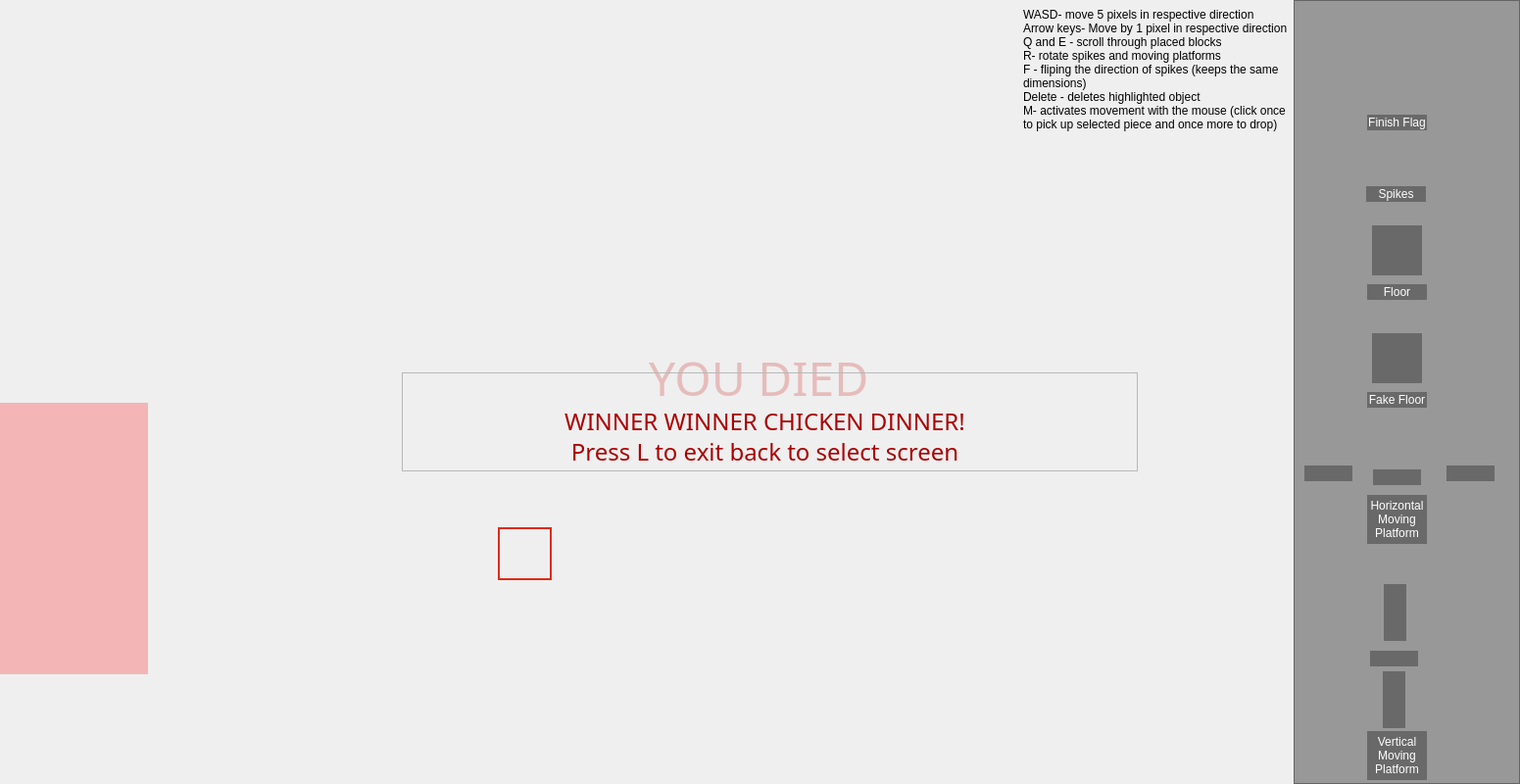
<?xml version="1.0" encoding="UTF-8"?>
<ui version="4.0">
 <class>MainWindow</class>
 <widget class="QMainWindow" name="MainWindow">
  <property name="geometry">
   <rect>
    <x>0</x>
    <y>0</y>
    <width>1551</width>
    <height>800</height>
   </rect>
  </property>
  <property name="windowTitle">
   <string>Maze</string>
  </property>
  <property name="styleSheet">
   <string notr="true"/>
  </property>
  <widget class="QWidget" name="centralwidget">
   <widget class="QLabel" name="lbl_player">
    <property name="geometry">
     <rect>
      <x>40</x>
      <y>585</y>
      <width>51</width>
      <height>101</height>
     </rect>
    </property>
    <property name="text">
     <string/>
    </property>
    <property name="pixmap">
     <pixmap>../../images/friend.png</pixmap>
    </property>
   </widget>
   <widget class="QLabel" name="lbl_plat">
    <property name="geometry">
     <rect>
      <x>0</x>
      <y>687</y>
      <width>151</width>
      <height>51</height>
     </rect>
    </property>
    <property name="text">
     <string/>
    </property>
    <property name="pixmap">
     <pixmap>../../images/floor.png</pixmap>
    </property>
   </widget>
   <widget class="QLabel" name="lbl_dead">
    <property name="geometry">
     <rect>
      <x>470</x>
      <y>340</y>
      <width>621</width>
      <height>91</height>
     </rect>
    </property>
    <property name="font">
     <font>
      <family>Matura MT Script Capitals</family>
      <pointsize>36</pointsize>
      <italic>false</italic>
      <bold>false</bold>
     </font>
    </property>
    <property name="styleSheet">
     <string notr="true">color: qlineargradient(spread:pad, x1:0, y1:0, x2:1, y2:1, stop:0 rgba(200, 6, 0, 55), stop:1 rgba(200, 6, 0, 55));
font: 36pt &quot;Matura MT Script Capitals&quot;;</string>
    </property>
    <property name="text">
     <string>YOU DIED </string>
    </property>
    <property name="alignment">
     <set>Qt::AlignCenter</set>
    </property>
   </widget>
   <widget class="QFrame" name="lbl_winner">
    <property name="geometry">
     <rect>
      <x>410</x>
      <y>380</y>
      <width>751</width>
      <height>101</height>
     </rect>
    </property>
    <property name="frameShape">
     <enum>QFrame::StyledPanel</enum>
    </property>
    <property name="frameShadow">
     <enum>QFrame::Raised</enum>
    </property>
    <widget class="QLabel" name="lbl_1">
     <property name="geometry">
      <rect>
       <x>-10</x>
       <y>40</y>
       <width>761</width>
       <height>20</height>
      </rect>
     </property>
     <property name="font">
      <font>
       <family>Bahnschrift SemiCondensed</family>
       <pointsize>18</pointsize>
       <italic>false</italic>
       <bold>false</bold>
      </font>
     </property>
     <property name="styleSheet">
      <string notr="true">color: rgb(170, 0, 0);
font: 18pt &quot;Bahnschrift SemiCondensed&quot;;</string>
     </property>
     <property name="text">
      <string>WINNER WINNER CHICKEN DINNER!</string>
     </property>
     <property name="alignment">
      <set>Qt::AlignCenter</set>
     </property>
    </widget>
    <widget class="QLabel" name="lbl_2">
     <property name="geometry">
      <rect>
       <x>-10</x>
       <y>70</y>
       <width>761</width>
       <height>21</height>
      </rect>
     </property>
     <property name="font">
      <font>
       <family>Bahnschrift SemiCondensed</family>
       <pointsize>18</pointsize>
       <italic>false</italic>
       <bold>false</bold>
      </font>
     </property>
     <property name="styleSheet">
      <string notr="true">color: rgb(170, 0, 0);
font: 18pt &quot;Bahnschrift SemiCondensed&quot;;</string>
     </property>
     <property name="text">
      <string>Press L to exit back to select screen</string>
     </property>
     <property name="alignment">
      <set>Qt::AlignCenter</set>
     </property>
    </widget>
    <zorder>lbl_2</zorder>
    <zorder>lbl_1</zorder>
   </widget>
   <widget class="QFrame" name="toobox">
    <property name="geometry">
     <rect>
      <x>1320</x>
      <y>0</y>
      <width>231</width>
      <height>800</height>
     </rect>
    </property>
    <property name="styleSheet">
     <string notr="true">background-color: rgba(54, 54, 54, 120);</string>
    </property>
    <property name="frameShape">
     <enum>QFrame::StyledPanel</enum>
    </property>
    <property name="frameShadow">
     <enum>QFrame::Raised</enum>
    </property>
    <widget class="QPushButton" name="btn_piece">
     <property name="geometry">
      <rect>
       <x>80</x>
       <y>20</y>
       <width>51</width>
       <height>91</height>
      </rect>
     </property>
     <property name="text">
      <string/>
     </property>
     <property name="flat">
      <bool>true</bool>
     </property>
    </widget>
    <widget class="QLabel" name="lbl_win_2">
     <property name="geometry">
      <rect>
       <x>80</x>
       <y>20</y>
       <width>49</width>
       <height>91</height>
      </rect>
     </property>
     <property name="styleSheet">
      <string notr="true">background-color: rgba(255, 255, 255, 0);</string>
     </property>
     <property name="text">
      <string/>
     </property>
     <property name="pixmap">
      <pixmap>../../images/flagpole.png</pixmap>
     </property>
    </widget>
    <widget class="QLabel" name="lbl_platk">
     <property name="geometry">
      <rect>
       <x>70</x>
       <y>160</y>
       <width>71</width>
       <height>16</height>
      </rect>
     </property>
     <property name="styleSheet">
      <string notr="true">background-color: rgba(255, 255, 255, 0);</string>
     </property>
     <property name="text">
      <string/>
     </property>
     <property name="pixmap">
      <pixmap>../../images/spikes_u.png</pixmap>
     </property>
    </widget>
    <widget class="QPushButton" name="btn_piece_2">
     <property name="geometry">
      <rect>
       <x>70</x>
       <y>160</y>
       <width>71</width>
       <height>16</height>
      </rect>
     </property>
     <property name="text">
      <string/>
     </property>
     <property name="flat">
      <bool>true</bool>
     </property>
    </widget>
    <widget class="QLabel" name="lbl_out">
     <property name="geometry">
      <rect>
       <x>75</x>
       <y>117</y>
       <width>61</width>
       <height>16</height>
      </rect>
     </property>
     <property name="styleSheet">
      <string notr="true">color:rgb(255, 255, 255)</string>
     </property>
     <property name="text">
      <string>Finish Flag</string>
     </property>
     <property name="alignment">
      <set>Qt::AlignCenter</set>
     </property>
    </widget>
    <widget class="QLabel" name="lbl_plat_2">
     <property name="geometry">
      <rect>
       <x>80</x>
       <y>230</y>
       <width>51</width>
       <height>51</height>
      </rect>
     </property>
     <property name="text">
      <string/>
     </property>
     <property name="pixmap">
      <pixmap>../../images/floor.png</pixmap>
     </property>
    </widget>
    <widget class="QPushButton" name="btn_piece_3">
     <property name="geometry">
      <rect>
       <x>80</x>
       <y>230</y>
       <width>51</width>
       <height>51</height>
      </rect>
     </property>
     <property name="text">
      <string/>
     </property>
     <property name="flat">
      <bool>true</bool>
     </property>
    </widget>
    <widget class="QPushButton" name="btn_piece_4">
     <property name="geometry">
      <rect>
       <x>80</x>
       <y>340</y>
       <width>51</width>
       <height>51</height>
      </rect>
     </property>
     <property name="text">
      <string/>
     </property>
     <property name="flat">
      <bool>true</bool>
     </property>
    </widget>
    <widget class="QLabel" name="lbl_fplat">
     <property name="geometry">
      <rect>
       <x>80</x>
       <y>340</y>
       <width>51</width>
       <height>51</height>
      </rect>
     </property>
     <property name="text">
      <string/>
     </property>
     <property name="pixmap">
      <pixmap>../../images/fake_floor.png</pixmap>
     </property>
    </widget>
    <widget class="QLabel" name="lbl_plath">
     <property name="geometry">
      <rect>
       <x>81</x>
       <y>479</y>
       <width>49</width>
       <height>16</height>
      </rect>
     </property>
     <property name="text">
      <string/>
     </property>
     <property name="pixmap">
      <pixmap>../../images/moving_platform.png</pixmap>
     </property>
     <property name="scaledContents">
      <bool>true</bool>
     </property>
    </widget>
    <widget class="QPushButton" name="btn_piece_5">
     <property name="geometry">
      <rect>
       <x>79</x>
       <y>476</y>
       <width>51</width>
       <height>15</height>
      </rect>
     </property>
     <property name="text">
      <string/>
     </property>
     <property name="flat">
      <bool>true</bool>
     </property>
    </widget>
    <widget class="QPushButton" name="btn_piece_6">
     <property name="geometry">
      <rect>
       <x>80</x>
       <y>666</y>
       <width>48</width>
       <height>16</height>
      </rect>
     </property>
     <property name="text">
      <string/>
     </property>
     <property name="flat">
      <bool>true</bool>
     </property>
    </widget>
    <widget class="QLabel" name="lbl_platv">
     <property name="geometry">
      <rect>
       <x>78</x>
       <y>664</y>
       <width>49</width>
       <height>16</height>
      </rect>
     </property>
     <property name="text">
      <string/>
     </property>
     <property name="pixmap">
      <pixmap>../../images/moving_platform.png</pixmap>
     </property>
     <property name="scaledContents">
      <bool>true</bool>
     </property>
    </widget>
    <widget class="QLabel" name="lbl_out_2">
     <property name="geometry">
      <rect>
       <x>74</x>
       <y>190</y>
       <width>61</width>
       <height>16</height>
      </rect>
     </property>
     <property name="styleSheet">
      <string notr="true">color:rgb(255, 255, 255)</string>
     </property>
     <property name="text">
      <string>Spikes</string>
     </property>
     <property name="alignment">
      <set>Qt::AlignCenter</set>
     </property>
    </widget>
    <widget class="QLabel" name="lbl_out_3">
     <property name="geometry">
      <rect>
       <x>75</x>
       <y>290</y>
       <width>61</width>
       <height>16</height>
      </rect>
     </property>
     <property name="styleSheet">
      <string notr="true">color:rgb(255, 255, 255)</string>
     </property>
     <property name="text">
      <string>Floor</string>
     </property>
     <property name="alignment">
      <set>Qt::AlignCenter</set>
     </property>
    </widget>
    <widget class="QLabel" name="lbl_out_4">
     <property name="geometry">
      <rect>
       <x>75</x>
       <y>400</y>
       <width>61</width>
       <height>16</height>
      </rect>
     </property>
     <property name="styleSheet">
      <string notr="true">color:rgb(255, 255, 255)</string>
     </property>
     <property name="text">
      <string>Fake Floor</string>
     </property>
     <property name="alignment">
      <set>Qt::AlignCenter</set>
     </property>
    </widget>
    <widget class="QLabel" name="lbl_out_5">
     <property name="geometry">
      <rect>
       <x>11</x>
       <y>475</y>
       <width>49</width>
       <height>16</height>
      </rect>
     </property>
     <property name="styleSheet">
      <string notr="true">background-color: rbga(69,69,69,0)</string>
     </property>
     <property name="text">
      <string/>
     </property>
     <property name="pixmap">
      <pixmap>../../images/arrow4.png</pixmap>
     </property>
    </widget>
    <widget class="QLabel" name="lbl_out_6">
     <property name="geometry">
      <rect>
       <x>156</x>
       <y>475</y>
       <width>49</width>
       <height>16</height>
      </rect>
     </property>
     <property name="styleSheet">
      <string notr="true">background-color: rbga(69,69,69,0)</string>
     </property>
     <property name="text">
      <string/>
     </property>
     <property name="pixmap">
      <pixmap>../../images/arrow2.png</pixmap>
     </property>
    </widget>
    <widget class="QLabel" name="lbl_out_7">
     <property name="geometry">
      <rect>
       <x>75</x>
       <y>505</y>
       <width>61</width>
       <height>50</height>
      </rect>
     </property>
     <property name="styleSheet">
      <string notr="true">color:rgb(255, 255, 255)</string>
     </property>
     <property name="text">
      <string>Horizontal Moving Platform</string>
     </property>
     <property name="alignment">
      <set>Qt::AlignCenter</set>
     </property>
     <property name="wordWrap">
      <bool>true</bool>
     </property>
    </widget>
    <widget class="QLabel" name="lbl_out_9">
     <property name="geometry">
      <rect>
       <x>92</x>
       <y>596</y>
       <width>23</width>
       <height>58</height>
      </rect>
     </property>
     <property name="styleSheet">
      <string notr="true">background-color: rbga(69,69,69,0)</string>
     </property>
     <property name="text">
      <string/>
     </property>
     <property name="pixmap">
      <pixmap>../../images/arrow1.png</pixmap>
     </property>
    </widget>
    <widget class="QLabel" name="lbl_out_10">
     <property name="geometry">
      <rect>
       <x>91</x>
       <y>685</y>
       <width>23</width>
       <height>58</height>
      </rect>
     </property>
     <property name="styleSheet">
      <string notr="true">background-color: rbga(69,69,69,0)</string>
     </property>
     <property name="text">
      <string/>
     </property>
     <property name="pixmap">
      <pixmap>../../images/arrow3.png</pixmap>
     </property>
    </widget>
    <widget class="QLabel" name="lbl_out_8">
     <property name="geometry">
      <rect>
       <x>75</x>
       <y>746</y>
       <width>61</width>
       <height>50</height>
      </rect>
     </property>
     <property name="styleSheet">
      <string notr="true">color:rgb(255, 255, 255)</string>
     </property>
     <property name="text">
      <string>Vertical Moving Platform</string>
     </property>
     <property name="alignment">
      <set>Qt::AlignCenter</set>
     </property>
     <property name="wordWrap">
      <bool>true</bool>
     </property>
    </widget>
    <zorder>lbl_platv</zorder>
    <zorder>btn_piece_6</zorder>
    <zorder>lbl_platk</zorder>
    <zorder>lbl_win_2</zorder>
    <zorder>btn_piece</zorder>
    <zorder>btn_piece_2</zorder>
    <zorder>lbl_out</zorder>
    <zorder>lbl_plat_2</zorder>
    <zorder>btn_piece_3</zorder>
    <zorder>lbl_fplat</zorder>
    <zorder>btn_piece_4</zorder>
    <zorder>lbl_plath</zorder>
    <zorder>btn_piece_5</zorder>
    <zorder>lbl_out_2</zorder>
    <zorder>lbl_out_3</zorder>
    <zorder>lbl_out_4</zorder>
    <zorder>lbl_out_5</zorder>
    <zorder>lbl_out_6</zorder>
    <zorder>lbl_out_7</zorder>
    <zorder>lbl_out_9</zorder>
    <zorder>lbl_out_10</zorder>
    <zorder>lbl_out_8</zorder>
   </widget>
   <widget class="QLabel" name="red">
    <property name="geometry">
     <rect>
      <x>0</x>
      <y>411</y>
      <width>151</width>
      <height>277</height>
     </rect>
    </property>
    <property name="styleSheet">
     <string notr="true">background-color: rgba(255, 0, 0, 62);</string>
    </property>
    <property name="text">
     <string/>
    </property>
   </widget>
   <widget class="QLabel" name="label_16">
    <property name="geometry">
     <rect>
      <x>0</x>
      <y>0</y>
      <width>1601</width>
      <height>801</height>
     </rect>
    </property>
    <property name="maximumSize">
     <size>
      <width>1601</width>
      <height>801</height>
     </size>
    </property>
    <property name="text">
     <string notr="true"/>
    </property>
    <property name="pixmap">
     <pixmap>../../images/sky.png</pixmap>
    </property>
   </widget>
   <widget class="QLabel" name="lbl_plat_3">
    <property name="geometry">
     <rect>
      <x>510</x>
      <y>540</y>
      <width>51</width>
      <height>51</height>
     </rect>
    </property>
    <property name="text">
     <string/>
    </property>
    <property name="pixmap">
     <pixmap>../../images/floor.png</pixmap>
    </property>
   </widget>
   <widget class="QLabel" name="tip">
    <property name="geometry">
     <rect>
      <x>1044</x>
      <y>0</y>
      <width>277</width>
      <height>142</height>
     </rect>
    </property>
    <property name="focusPolicy">
     <enum>Qt::NoFocus</enum>
    </property>
    <property name="text">
     <string>WASD- move 5 pixels in respective direction       Arrow keys- Move by 1 pixel in respective direction      Q and E - scroll through placed blocks                                                                                R- rotate spikes and moving platforms                                                                        F - fliping the direction of spikes (keeps the same dimensions)                                                       Delete - deletes highlighted object                                                  M- activates movement with the mouse (click once to pick up selected piece and once more to drop)</string>
    </property>
    <property name="wordWrap">
     <bool>true</bool>
    </property>
   </widget>
   <widget class="QLabel" name="curr_sel">
    <property name="geometry">
     <rect>
      <x>508</x>
      <y>538</y>
      <width>55</width>
      <height>54</height>
     </rect>
    </property>
    <property name="styleSheet">
     <string notr="true">border: 2px solid rgb(223,43,20);</string>
    </property>
    <property name="text">
     <string/>
    </property>
   </widget>
   <widget class="QPushButton" name="btn_place">
    <property name="geometry">
     <rect>
      <x>0</x>
      <y>0</y>
      <width>1601</width>
      <height>801</height>
     </rect>
    </property>
    <property name="font">
     <font>
      <kerning>false</kerning>
     </font>
    </property>
    <property name="styleSheet">
     <string notr="true">background-color: rgba(255, 255, 255, 0);</string>
    </property>
    <property name="text">
     <string/>
    </property>
    <property name="flat">
     <bool>true</bool>
    </property>
   </widget>
   <zorder>label_16</zorder>
   <zorder>lbl_plat</zorder>
   <zorder>lbl_plat_3</zorder>
   <zorder>curr_sel</zorder>
   <zorder>lbl_dead</zorder>
   <zorder>lbl_winner</zorder>
   <zorder>btn_place</zorder>
   <zorder>tip</zorder>
   <zorder>lbl_player</zorder>
   <zorder>red</zorder>
   <zorder>toobox</zorder>
  </widget>
 </widget>
 <resources/>
 <connections>
  <connection>
   <sender>btn_piece_4</sender>
   <signal>clicked()</signal>
   <receiver>MainWindow</receiver>
   <slot>pick_type()</slot>
   <hints>
    <hint type="sourcelabel">
     <x>1484</x>
     <y>366</y>
    </hint>
    <hint type="destinationlabel">
     <x>1212</x>
     <y>377</y>
    </hint>
   </hints>
  </connection>
  <connection>
   <sender>btn_piece_5</sender>
   <signal>clicked(bool)</signal>
   <receiver>MainWindow</receiver>
   <slot>pick_type()</slot>
   <hints>
    <hint type="sourcelabel">
     <x>1466</x>
     <y>490</y>
    </hint>
    <hint type="destinationlabel">
     <x>1353</x>
     <y>520</y>
    </hint>
   </hints>
  </connection>
  <connection>
   <sender>btn_piece_6</sender>
   <signal>clicked()</signal>
   <receiver>MainWindow</receiver>
   <slot>pick_type()</slot>
   <hints>
    <hint type="sourcelabel">
     <x>1472</x>
     <y>676</y>
    </hint>
    <hint type="destinationlabel">
     <x>1247</x>
     <y>663</y>
    </hint>
   </hints>
  </connection>
  <connection>
   <sender>btn_piece_3</sender>
   <signal>clicked()</signal>
   <receiver>MainWindow</receiver>
   <slot>pick_type()</slot>
   <hints>
    <hint type="sourcelabel">
     <x>1477</x>
     <y>261</y>
    </hint>
    <hint type="destinationlabel">
     <x>1209</x>
     <y>247</y>
    </hint>
   </hints>
  </connection>
  <connection>
   <sender>btn_piece_2</sender>
   <signal>clicked()</signal>
   <receiver>MainWindow</receiver>
   <slot>pick_type()</slot>
   <hints>
    <hint type="sourcelabel">
     <x>1460</x>
     <y>169</y>
    </hint>
    <hint type="destinationlabel">
     <x>1319</x>
     <y>175</y>
    </hint>
   </hints>
  </connection>
  <connection>
   <sender>btn_piece</sender>
   <signal>clicked()</signal>
   <receiver>MainWindow</receiver>
   <slot>pick_type()</slot>
   <hints>
    <hint type="sourcelabel">
     <x>1475</x>
     <y>79</y>
    </hint>
    <hint type="destinationlabel">
     <x>1287</x>
     <y>103</y>
    </hint>
   </hints>
  </connection>
  <connection>
   <sender>btn_place</sender>
   <signal>clicked()</signal>
   <receiver>MainWindow</receiver>
   <slot>place_current()</slot>
   <hints>
    <hint type="sourcelabel">
     <x>357</x>
     <y>177</y>
    </hint>
    <hint type="destinationlabel">
     <x>-146</x>
     <y>117</y>
    </hint>
   </hints>
  </connection>
 </connections>
 <slots>
  <slot>home()</slot>
  <slot>pick_type()</slot>
  <slot>place_current()</slot>
 </slots>
</ui>
